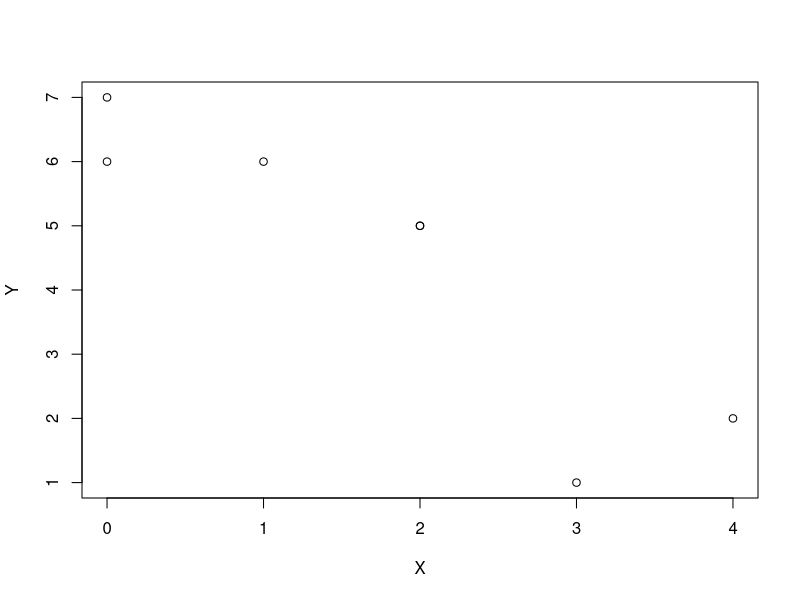
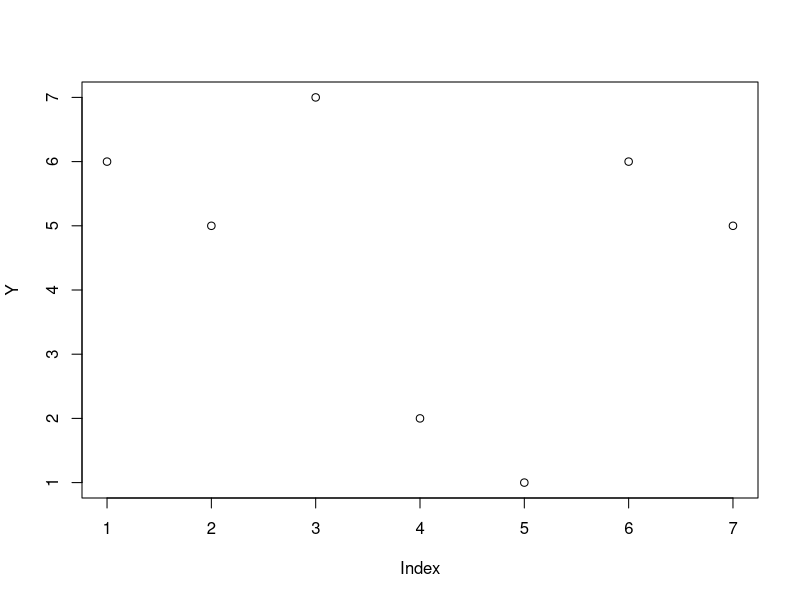

Reproduce these figures in R, in order.
X <- c(1, 2, 0, 4, 3, 0, 2)
#screen time
Y <- c(6, 5, 7, 2, 1, 6, 5)
#sleep quality
plot(X,Y)
#set size for each subject
plot(Y)
#each subjects reaction time
cor(X,Y)
#correlation test on the Screen Time vs Sleep Quality
cor(Y,X)
#correlation test on Sleep Quality vs Screen Time
reg1 <- lm(Y~X)
#Y is being regressed on X NOT vice versa
summary(reg1)
sd(X)
sd(Y)
